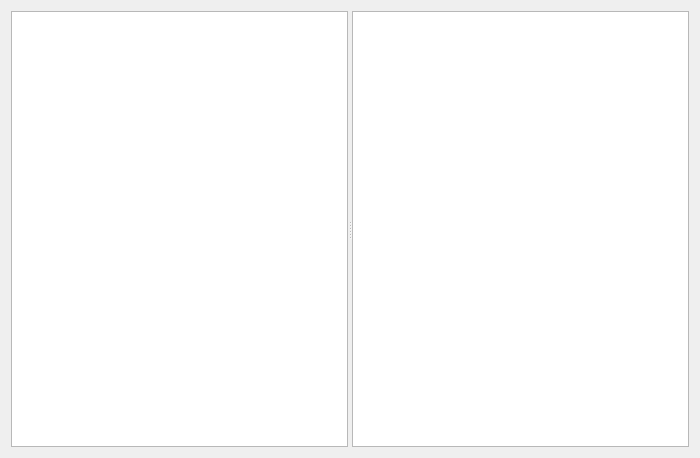
<?xml version="1.0" encoding="UTF-8"?>
<ui version="4.0">
 <class>TemplateViewer</class>
 <widget class="QWidget" name="TemplateViewer">
  <property name="geometry">
   <rect>
    <x>0</x>
    <y>0</y>
    <width>700</width>
    <height>458</height>
   </rect>
  </property>
  <property name="windowTitle">
   <string>Form</string>
  </property>
  <layout class="QVBoxLayout" name="verticalLayout">
   <item>
    <widget class="QSplitter" name="splitter">
     <property name="orientation">
      <enum>Qt::Horizontal</enum>
     </property>
     <widget class="QTextEdit" name="textEdit"/>
     <widget class="QTextBrowser" name="textBrowser"/>
    </widget>
   </item>
  </layout>
 </widget>
 <resources/>
 <connections/>
</ui>
